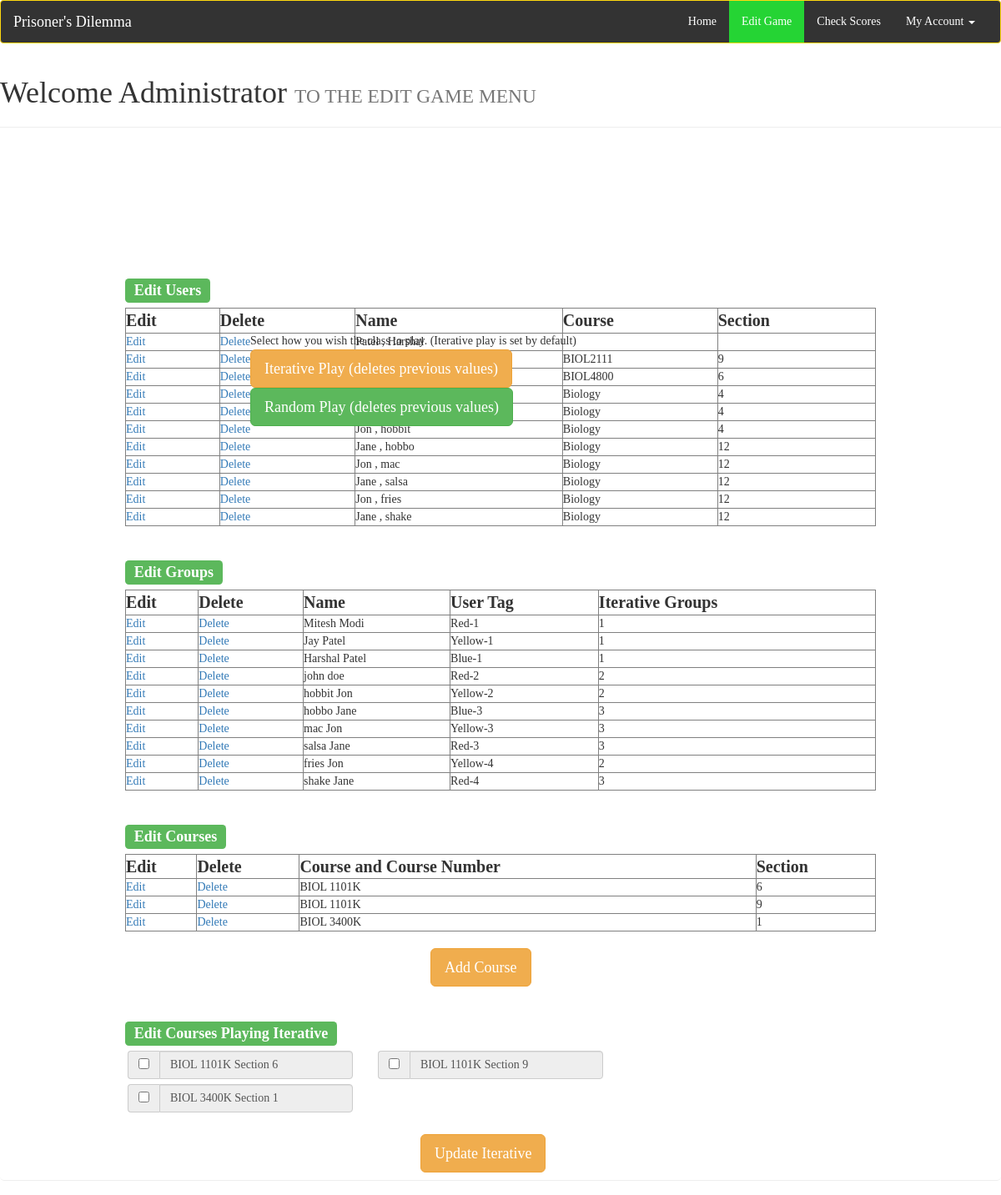
The page /editgame.php on the database its author committed.
### tables this page shows
CREATE TABLE IF NOT EXISTS `users` (
  `id` int(11) NOT NULL,
  `usernames` varchar(255) NOT NULL,
  `first_name` varchar(255) NOT NULL,
  `last_name` varchar(255) NOT NULL,
  `email` varchar(255) NOT NULL,
  `confirmed_email` varchar(255) NOT NULL,
  `pw` varchar(255) NOT NULL,
  `confirmed_pw` varchar(255) NOT NULL,
  `course` varchar(12) DEFAULT NULL,
  `section` int(2) DEFAULT NULL,
  `online_status` int(1) NOT NULL DEFAULT '0',
  `score` int(3) DEFAULT '0',
  `busy` tinyint(1) NOT NULL,
  `time` timestamp NOT NULL DEFAULT CURRENT_TIMESTAMP,
  `rank` smallint(2) NOT NULL
);

CREATE TABLE IF NOT EXISTS `teamcode` (
  `users_id` int(3) NOT NULL,
  `tag` varchar(12) NOT NULL,
  `user_group` varchar(13) NOT NULL,
  `random_group` int(3) DEFAULT '0',
  `fixed_group` int(2) NOT NULL
);

CREATE TABLE IF NOT EXISTS `course` (
  `id` int(2) NOT NULL,
  `course_and_number` varchar(10) NOT NULL,
  `section` int(2) NOT NULL
);

### editgame.php (the view, shortened to what this page needs)
<!doctype html>
<html>
<head>
<?php
	include('connection.php');
?>
    <link href="css/bootstrap.min.css" rel="stylesheet">
	<link href="css/stylesheet.css" rel="stylesheet">
	<link href="css/custom.css" rel="stylesheet">
</head>
<body>
	<header class="navbar navbar-default">
		<div class="container-fluid">
			<div class="navbar-header">
				<a class="navbar-brand" href="index.php">Prisoner's Dilemma</a>
			</div>
			<div class="collapse navbar-collapse" id="collapse">
				<ul class="nav navbar-nav navbar-right">
					<li><a href="index.php">Home</a></li>
					<li class="active"><a href="editgame.php">Edit Game</a></li>
					<li ><a href="administration.php">Check Scores</a></li>
					<li class="dropdown">
						<a href="" class="dropdown-toggle" data-toggle="dropdown" role="button" aria-haspopup="true" aria-expanded="false">My Account <span class="caret"></span></a>
					</li>
				</ul>
			</div>
		</div>
	</header>
	<div class="page-header">
	  <h1>Welcome Administrator <small>TO THE EDIT GAME MENU</small></h1>
		<div>
			<div class='bigwrapper'>
				<br/>
				<br/>
				Select how you wish the class to play. (Iterative play is set by default)
				<button type="button" class="btn btn-lg btn-warning" aria-haspopup="true" aria-expanded="false" id="iterationbtn">
					Iterative Play (deletes previous values)
				</button>
				<button type="button" class="btn btn-lg btn-success" aria-haspopup="true" aria-expanded="false" id="playrandombtn">
					Random Play (deletes previous values)
				</button>
			</div><hr/>
		</div>
		<br/>
		<br/>
		<br/>
		<br/>
		<br/>
		<br/>
		<br/>
		<div>
			<?php
				echo "<table align='center' border=1 cellspace='3' cellpadding='3' width='75%'>
				<h3><span style=\"width: 50%; margin: 0% 12.5%\" class=\"label label-success\">Edit Users</span></h3>
				<tr>
					<th align='left'><b>Edit</b></th>
					<th align='left'><b>Delete</b></th>
					<th align='left'><b>Name</b></th>
					<th align='left'><b>Course</b></th>
					<th align='left'><b>Section</b></th>
				</tr>";
				$r = mysqli_query($dbc, "SELECT * FROM users ORDER BY course, section");
				while ($row = mysqli_fetch_array($r))
				{
					echo
					"<tr>
					<td>
						<a href='edit_user.php?id=".$row['id']."&fname=".$row['first_name']."&lname=".$row['last_name']."&course=".$row['course']."&pwd=".$row['pw']."&section=".$row['section']."'>Edit</a>
					</td>
					<td>
						<a href='delete_user.php?id=".$row['id']."&fname=".$row['first_name']."&lname=".$row['last_name']."&course=".$row['course']."&section=".$row['section']."'>Delete</a>
					</td>
					<td>".
						$row["last_name"]." , ".$row["first_name"]
					."</td>
					<td>".
						$row["course"]
					."</td>
					<td>".
						$row["section"]
					."</td>
					</tr>";
				}
				echo '</table>';
			?>
		</div>
		<br/>
		<div>
			<?php
				echo "<table align='center' border=1 cellspace='3' cellpadding='3' width='75%'>
				<h3><span style=\"width: 50%; margin: 0% 12.5%\" class=\"label label-success\">Edit Groups</span></h3>
				<tr>
					<th align='left'><b>Edit</b></th>
					<th align='left'><b>Delete</b></th>
					<th align='left'><b>Name</b></th>
					<th align='left'><b>User Tag</b></th>
					<th align='left'><b>Iterative Groups</b></th>
				</tr>";
				$r = mysqli_query($dbc, "SELECT users_id, first_name, last_name, tag, fixed_group FROM users u JOIN teamcode tc ON u.id = tc.users_id");
				while ($row = mysqli_fetch_array($r))
				{
					echo
					"<tr>
					<td>
						<a href='edit_group.php?id=".$row['users_id']."&fname=".$row['first_name']."&lname=".$row['last_name']."&tag=".$row['tag']."&fixed_group=".$row['fixed_group']."'>Edit</a>
					</td>
					<td>
						<a href='delete_group.php?id=".$row['users_id']."&fname=".$row['first_name']."&lname=".$row['last_name']."&tag=".$row['tag']."&fixed_group=".$row['fixed_group']."'>Delete</a>
					</td>
					<td>".
						$row["first_name"]. ' ' . $row["last_name"]
					."</td>
					<td>".
						$row["tag"]
					."</td>
					<td>".
						$row["fixed_group"]
					."</td>
					</tr>";
				}
				echo '</table>';
			?>
		</div>
		<br/>
		<div>
			<?php
				echo "<table align='center' border=1 cellspace='3' cellpadding='3' width='75%'>
				<h3><span style=\"width: 50%; margin: 0% 12.5%\" class=\"label label-success\">Edit Courses</span></h3>
				<tr>
					<th align='left'><b>Edit</b></th>
					<th align='left'><b>Delete</b></th>
					<th align='left'><b>Course and Course Number</b></th>
					<th align='left'><b>Section</b></th>
				</tr>";
				$r = mysqli_query($dbc, "SELECT * FROM course  ORDER BY course_and_number, section");
				while ($row = mysqli_fetch_array($r))
				{
					echo
					"<tr>
					<td>
						<a href='edit_course.php?id=".$row['id']."&course=".$row['course_and_number']."&section=".$row['section']."'>Edit</a>
					</td>
					<td>
						<a href='delete_course.php?id=".$row['id']."&course=".$row['course_and_number']."&section=".$row['section']."'>Delete</a>
					</td>
					<td>".
						$row["course_and_number"]
					."</td>
					<td>".
						$row["section"]
					."</td>
					</tr>";
				}
				echo '</table>';
			?>
					<br/>
				<button type="button" class="btn btn-lg btn-warning" style="position:relative; left:43%;" aria-haspopup="true" aria-expanded="false" id="addcour">
					Add Course
				</button>
		<br/><br/>
			<h3><span style="width: 50%; margin: 0% 12.5%" class="label label-success">Edit Courses Playing Iterative</span></h3>
	<div style="width: 50%; margin: 0% 11.5%">
		<?php
			$r = mysqli_query($dbc, "SELECT * FROM course ORDER BY course_and_number, section");
			$count = 0;
			while ($row = mysqli_fetch_array($r))
			{
				echo
				"
				<div class=\"col-lg-6\">
					<div class=\"input-group\">
					  <span class=\"input-group-addon\">
						<input type=\"checkbox\" aria-label=\"...\">
					  </span>
					  <input type=\"text\" class=\"form-control\" readonly aria-label=\"...\" value='".$row["course_and_number"]." Section ".$row["section"]."'>
					</div>
				  </div>
				";
				if ($count == 1){
					echo "<br/><br/>";
					$count=0;
				}
				else
					$count++;
			}
		?>
				<br/>
				<br/><br/>
				<Button type="button" class="btn btn-lg btn-warning" style="position:relative; left:61%;" aria-haspopup="true" aria-expanded="false" >
					Update Iterative
				</button>
			</div>
		</div>
	</div>
</body>
</html>

### css/stylesheet.css (style rules this page uses)
body { font-family: 'Lora', serif; }
.navbar-default { background-color: #DAFFD8; border-color: #e7e7e7; }
.navbar-default .navbar-nav>.active>a, .navbar-default .navbar-nav>.active>a:focus, .navbar-default .navbar-nav>.active>a:hover { color: #FFF; background-color: #25D434; }
div { border-radius: 5px; }
input { padding-left:10px; }

### css/custom.css (style rules this page uses)
.bigwrapper { position:absolute; left:25%; top:25%; width:50%; }
.navbar-default .navbar-brand { color:#fff; }
.navbar-default .navbar-nav>li>a { color:#fff; }
.navbar-default .navbar-collapse, .navbar-default .navbar-form { color:#fff; }
.navbar-default { background-color: #333; border-color: #ffd90f; }
b { font-size:20px; }

### rows shown on the page
users: last_name "Patel", first_name "Harshal"
users: course "BIOL2111", section "9"
users: course "BIOL4800", section "6"
users: course "Biology", section "4"
users: course "Biology", section "4"
users: last_name "Jon", first_name "hobbit", course "Biology", section "4"
users: last_name "Jane", first_name "hobbo", course "Biology", section "12"
users: last_name "Jon", first_name "mac", course "Biology", section "12"
users: last_name "Jane", first_name "salsa", course "Biology", section "12"
users: last_name "Jon", first_name "fries", course "Biology", section "12"
users: last_name "Jane", first_name "shake", course "Biology", section "12"
teamcode: users_id.first_name "Mitesh", users_id.last_name "Modi", tag "Red-1", fixed_group "1"
teamcode: users_id.first_name "Jay", users_id.last_name "Patel", tag "Yellow-1", fixed_group "1"
teamcode: users_id.first_name "Harshal", users_id.last_name "Patel", tag "Blue-1", fixed_group "1"
teamcode: users_id.first_name "john", users_id.last_name "doe", tag "Red-2", fixed_group "2"
teamcode: users_id.first_name "hobbit", users_id.last_name "Jon", tag "Yellow-2", fixed_group "2"
teamcode: users_id.first_name "hobbo", users_id.last_name "Jane", tag "Blue-3", fixed_group "3"
teamcode: users_id.first_name "mac", users_id.last_name "Jon", tag "Yellow-3", fixed_group "3"
teamcode: users_id.first_name "salsa", users_id.last_name "Jane", tag "Red-3", fixed_group "3"
teamcode: users_id.first_name "fries", users_id.last_name "Jon", tag "Yellow-4", fixed_group "2"
teamcode: users_id.first_name "shake", users_id.last_name "Jane", tag "Red-4", fixed_group "3"
course: course_and_number "BIOL 1101K", section "6", course_and_number+section "BIOL 1101K Section 6"
course: course_and_number "BIOL 1101K", section "9", course_and_number+section "BIOL 1101K Section 9"
course: course_and_number "BIOL 3400K", section "1", course_and_number+section "BIOL 3400K Section 1"
